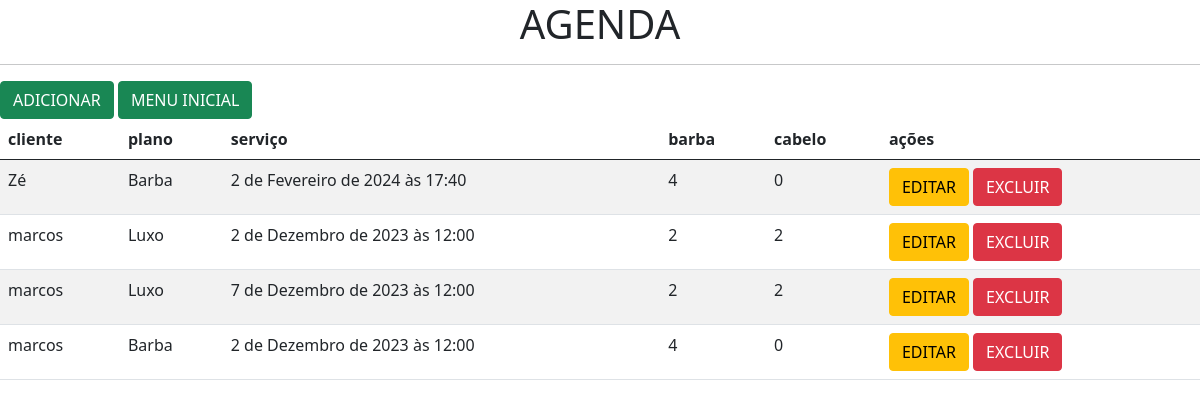
/agenda/, run on an earlier commit of the app's database.
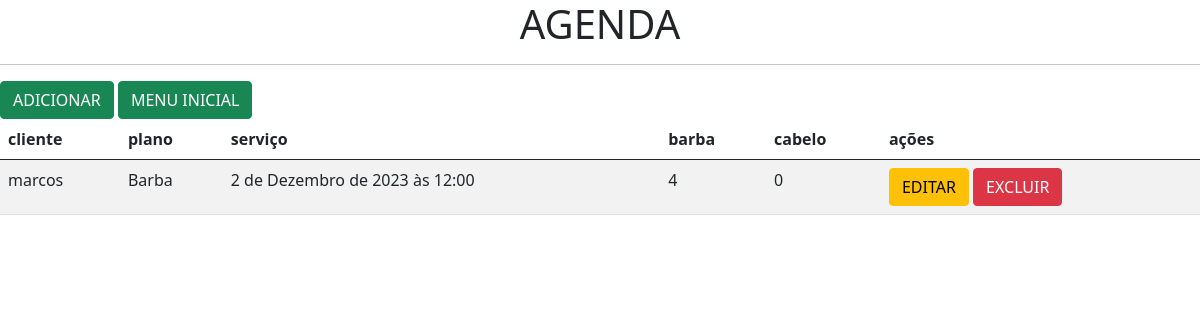
And on a later commit of the database.
### AppBarb/models.py (models this page shows, shortened)
class Agenda(models.Model):
    cliente = models.ForeignKey(Cliente,null=True, on_delete=models.CASCADE)
    plano = models.ForeignKey(Plano,null=True, on_delete=models.CASCADE)
    servico = models.DateTimeField(default=True, blank=True)

class Cliente(models.Model):
    nome = models.CharField(max_length=200)
    endereço = models.CharField(max_length=200)
    telefone = models.CharField(max_length=10)
    cpf = models.CharField(max_length=11, unique=True)

class Plano(models.Model):
    plano = models.CharField(max_length=100)
    barba = models.IntegerField()
    corte = models.IntegerField()
    valor = models.DecimalField(max_digits=5, decimal_places=2)

### AppBarb/views.py (the view)
# urls.py: path('agenda/', views.agenda, name='agenda'),
def agenda(request):
    agendas = Agenda.objects.all()
    context = {
        'agendas': agendas
    }
    return render(request, 'agenda/agenda.html', context)

### AppBarb/templates/agenda/agenda.html (shortened to what this page needs)
{% extends 'base.html'%}
{% block content %}
       <h1> <center>AGENDA</center></h1>
       <hr>
       <a class="btn btn-success" href="{% url 'agenda_add' %}">ADICIONAR</a>
       <a class="btn btn-success" href="{% url 'home' %}">MENU INICIAL</a>
       <table class="table table-striped">
          <thead>
            <tr>
                <th>cliente</th>
                <th>plano</th>
                <th>serviço</th>
                <th>barba</th>
                <th>cabelo</th>
                <th>ações</th>
            </tr>
          </thead>
          <tbody>
            {% for agenda in agendas %}
            <tr>
                <td>{{agenda.cliente.nome}}</td>
                <td>{{agenda.plano.plano}}</td>
                <td>{{agenda.servico}}</td>
                <td>{{agenda.plano.barba}}</td>
                <td>{{agenda.plano.corte}}</td>
                <td>
                    <a class="btn btn-warning" href="{% url 'agenda_edit' agenda.id %}">EDITAR</a>
                    <a class="btn btn-danger" href="{% url 'agenda_delete' agenda.id %}">EXCLUIR</a>
                </td>
            </tr>
            {% endfor %}
          </tbody>
        </table>
{% endblock %}

### AppBarb/templates/base.html (shortened to what this page needs)
<!doctype html>
<html lang="pt-br">
  <head>
    <link href="https://cdn.jsdelivr.net/npm/bootstrap@5.0.2/dist/css/bootstrap.min.css" rel="stylesheet">
  </head>
  <body>
  {% block content %}
  {% endblock %}
     <link href="https://cdn.jsdelivr.net/npm/bootstrap@5.0.2/dist/css/bootstrap.min.css" rel="stylesheet">
  </body>
</html>

What changed in the data, as far as the page shows it:
removed Agenda: cliente.nome "Zé", plano.plano "Barba", servico "2 de Fevereiro de 2024 às 17:40", plano.barba "4", plano.corte "0"
removed Agenda: cliente.nome "marcos", plano.plano "Luxo", servico "2 de Dezembro de 2023 às 12:00", plano.barba "2", plano.corte "2"
removed Agenda: cliente.nome "marcos", plano.plano "Luxo", servico "7 de Dezembro de 2023 às 12:00", plano.barba "2", plano.corte "2"
